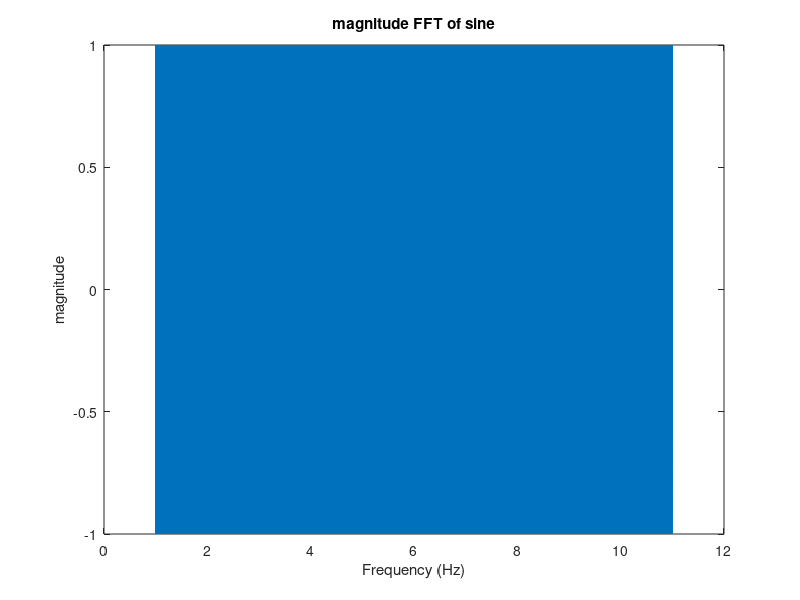

The MATLAB script that drew this image:
% Question 1
fs = 10000; % sampling frequency
time = 1:(1/fs):11; % time signal -> startValue:stepSize:EndValue
freq = 261.6; % middle C frequency in Hz
middleC = sin(2*pi*freq*time); % create sine wave
sound(middleC, fs); % create audio player object
% plot in time domain
title('Time Domain');
xlabel('Time');
ylabel('Magnitude');
plot(time, middleC);


% plot in frequency domain
fft_middleC = fft(middleC);
fft_middleC = fftshift(fft_middleC); % range from [0, fs] to [-2/fs, 2/fs]
f = fs/2*linspace(-1,1,fs);
% plot(abs(fft_middleC));
title('magnitude FFT of sine');
xlabel('Frequency (Hz)');
ylabel('magnitude');